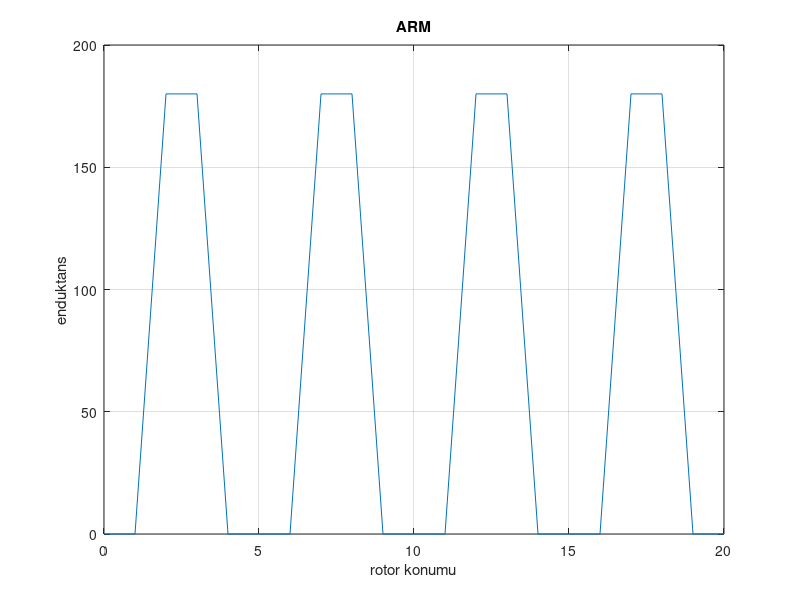

Source code (MATLAB):
 
 Bs=180;
 Br=180;
 P=1;
 Q1 = 1/2*((2*180)-(Bs+Br));
 Q2 = Q1+Br;
 Q3 = Q2+(Br-Bs);
 Q4 = Q3-Bs;
 Q5 = Q4-Q1;
 
x = 0:1:20;
y=[0 Q1 Q2 Q3 Q4 Q5 Q1 Q2 Q3 Q4 Q5 Q1 Q2 Q3 Q4 Q5 Q1 Q2 Q3 Q4 Q5];

plot(x,y)
xlabel('rotor konumu')
ylabel('enduktans')
title('ARM')
grid on
hold on

